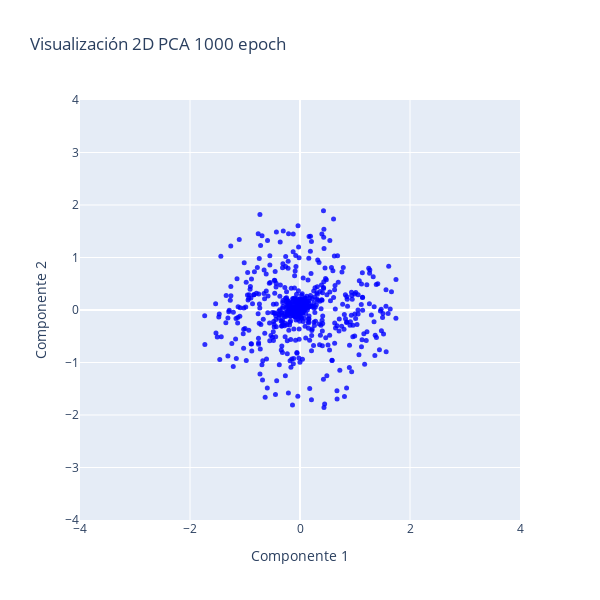

Notebook cell for this chart:
### Code cell
# Crear la figura
fig = go.Figure()

# Añadir el gráfico 2D (ignorando la tercera dimensión)
fig.add_trace(
    go.Scatter(
        x=all_weights_first_layer_mod["pca_2d_0"],
        y=all_weights_first_layer_mod["pca_2d_1"],
        mode='markers',
        marker=dict(size=5, opacity=0.8, color="blue"),
        showlegend=False  # Desactivar la leyenda
    )
)

rango_ejes = [-4, 4]

# Modificar los ejes del gráfico 2D
fig.update_xaxes(title_text="Componente 1", range=rango_ejes)
fig.update_yaxes(title_text="Componente 2", range=rango_ejes)

# Actualizar layout para ajustar el tamaño del gráfico
fig.update_layout(height=600, width=600, title_text=f"Visualización 2D PCA {num_epochs} epoch")

# Mostrar el gráfico
fig.show()

### Figure 1 — Plotly figure (JSON) as saved in the notebook; plotly's stock layout.template omitted (floating-point values rounded to 4 significant figures; data arrays with more than 128 entries replaced by an {"elided": "..."} marker saying what was removed)
{"data": [{"marker": {"color": "blue", "opacity": 0.8, "size": 5}, "mode": "markers", "showlegend": false, "type": "scatter", "x": {"elided": "640 float values"}, "y": {"elided": "640 float values"}}], "layout": {"height": 600, "title": {"text": "Visualización 2D PCA 1000 epoch"}, "width": 600, "xaxis": {"range": [-4, 4], "title": {"text": "Componente 1"}}, "yaxis": {"range": [-4, 4], "title": {"text": "Componente 2"}}}}
